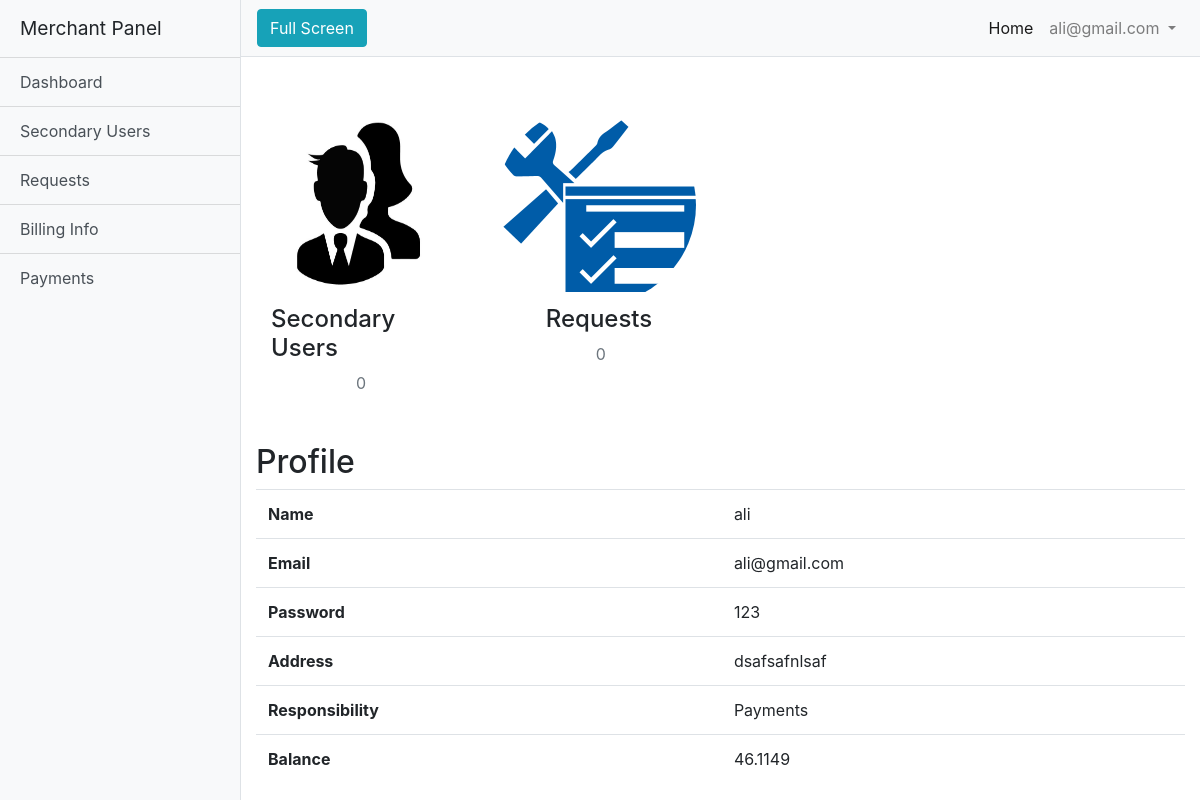
/merchant/index.php (signed in), run on the app's committed database.
### tables this page shows
CREATE TABLE `tb_users` (
  `u_id` int(11) NOT NULL,
  `u_p` varchar(255) NOT NULL,
  `u_name` varchar(255) NOT NULL,
  `u_email` varchar(255) NOT NULL,
  `u_phone` bigint(255) NOT NULL,
  `u_add` text NOT NULL,
  `u_role` varchar(255) NOT NULL,
  `u_resp` varchar(255) NOT NULL,
  `u_pass` varchar(255) NOT NULL,
  `u_bal` float NOT NULL
);

### merchant/index.php (called while the page is built)
<?php
include "include/nav.php";
include "include/controller.php";
include "include/footer.php";
?>

### merchant/pages/dash.php (called while the page is built, shortened)
<?php
$e=$_SESSION["u_p"];
$eml=$_SESSION["u_email"];
$sqlchk="Select u_bal from tb_users where u_p='$e'";
$ro=mysqli_query($conn,$sqlchk);
$row=mysqli_fetch_array($ro);
$bal=$row[0];
$sql="SELECT * from tb_users where u_email='$eml'";
$res=mysqli_query($conn,$sql);
$row=mysqli_fetch_assoc($res);
$count="SELECT * from tb_users where u_role='sub'and u_p='$eml'";
$sb=mysqli_query($conn,$count);
$count="SELECT * from tb_req where r_p='$eml'";
$req=mysqli_query($conn,$count);
?>

### merchant/pages/dashboard.php (the view)
<?php
include "dash.php";
?>
      <div class="container-fluid">
      	<br><br>
      <div class="row placeholders">
            <div class="col-xs-6 col-sm-3 placeholder">
              <img src="assets/images/sec.png" width="200" height="200" class="img-responsive" alt="Generic placeholder thumbnail" style="border-radius: 150px;">
              <h4 style="margin-left: 15px;">Secondary Users</h4>
              <span class="text-muted" style="margin-left: 100px;"><?php echo mysqli_num_rows($sb);  ?></span>
            </div>
            <div class="col-xs-6 col-sm-3 placeholder">
              <img src="assets/images/req.png" width="200" height="200" class="img-responsive" alt="Generic placeholder thumbnail" style="border-radius: 150px;" >
              <h4 style="margin-left: 50px;">Requests</h4>
              <span class="text-muted" style="margin-left: 100px;"><?php echo mysqli_num_rows($req);  ?></span>
            </div>
          </div>
<br><br>
          <div class="row">
          	<div class="col-sm-12"><h2>Profile</h2></div>
          		<div class="col-sm-12">
          			<table class="table table-hover">
          				<tr>
          					<th>Name</th>
          					<td><?php echo $row['u_name']; ?></td>
          				</tr>
          				<tr>
          					<th>Email</th>
          					<td><?php echo $row['u_email']; ?></td>
          				</tr>
          				<tr>
          					<th>Password</th>
          					<td><?php echo $row['u_pass']; ?></td>
          				</tr>
          				<tr>
          					<th>Address</th>
          					<td><?php echo $row['u_add']; ?></td>
          				</tr>
          				<tr>
          					<th>Responsibility</th>
          					<td><?php echo $row['u_resp']; ?></td>
          				</tr>
                  <tr>
                    <th>Balance</th>
                    <td><?php echo $bal; ?></td>
                  </tr>
          			</table>
          		</div>
          </div>
      </div>

### merchant/assets/css/simple-sidebar.css (style rules this page uses)
body { overflow-x: hidden; }

### data on the page
tb_users: u_name "ali", u_email "ali@gmail.com", u_pass "123", u_add "dsafsafnlsaf", u_resp "Payments"
tb_users: u_bal "46.1149"

### other printed values
$_SESSION["u_email"] "ali@gmail.com"
mysqli_num_rows($sb) "0"
mysqli_num_rows($req) "0"
